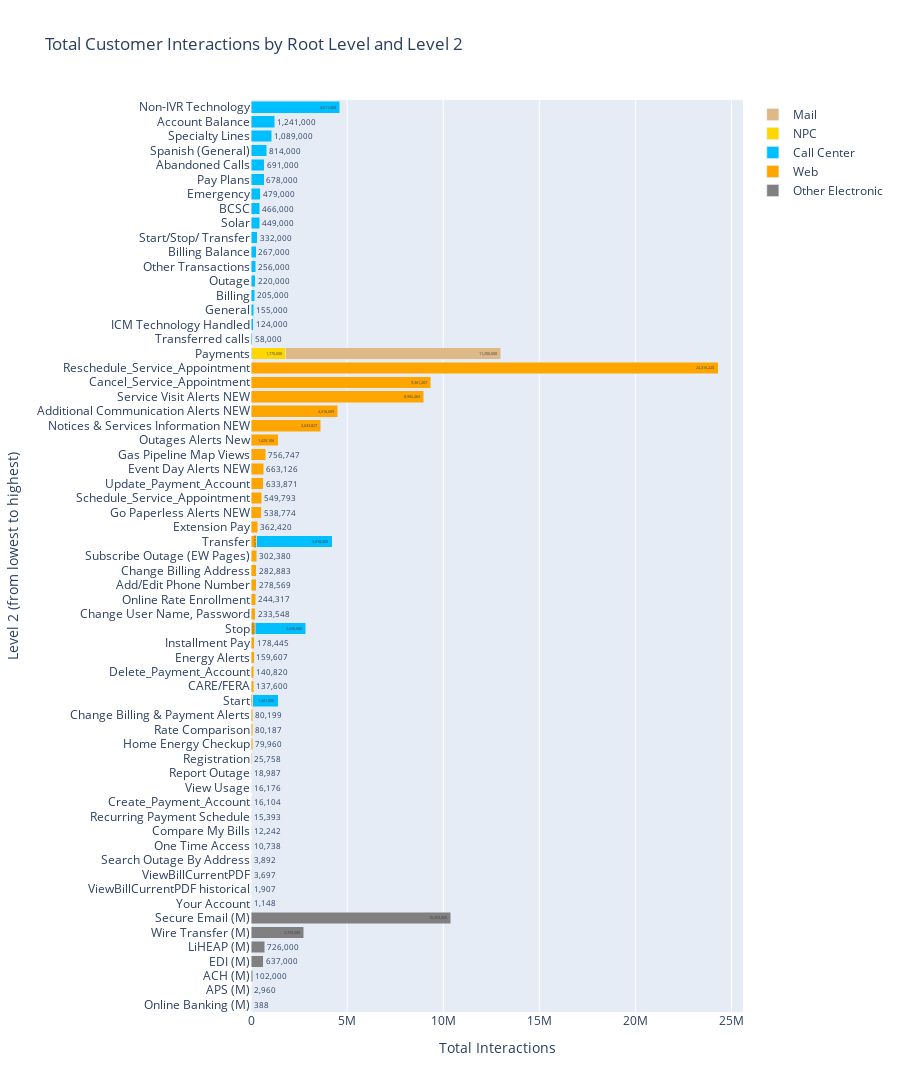

The code cell stored with this chart in its notebook:
### Code cell
import plotly.graph_objs as go
import locale

# Set the locale to use comma separators for thousands
locale.setlocale(locale.LC_ALL, '')

# Group the data by Root Level and Level 2 and sum the values
grouped_data = df.groupby(['Root Level', 'Level 2'])['Value'].sum().reset_index()

# Sort the grouped_data by Value column in descending order
grouped_data = grouped_data.sort_values(by='Value', ascending=True) # Sort by ascending order

# Create a dictionary to map the Root Level to its corresponding color
color_map = {'Web': 'orange', 'Call Center': 'deepskyblue', 'Mail': 'burlywood', 'Other Electronic': 'gray', 'NPC': 'gold'}


# Create a list to store the bar chart traces
bar_traces = []

# Loop through each Root Level and create a stacked bar chart trace for its corresponding Level 2 data
for root_level in grouped_data['Root Level'].unique():
    temp_df = grouped_data[grouped_data['Root Level'] == root_level]
    values = temp_df['Value'].values
    formatted_values = [locale.format_string("%d", val, grouping=True) for val in values] # Format values with comma separators
    y_values = temp_df['Level 2'].values[::-1] # Reverse the order of the values
    bar_trace = go.Bar(
        y=y_values,
        x=values,
        text=formatted_values,
        textposition='auto',
        name=root_level,
        orientation='h',
        marker=dict(color=color_map[root_level])
    )
    bar_traces.append(bar_trace)

# Create the stacked bar chart layout
bar_layout = go.Layout(
    title='Total Customer Interactions by Root Level and Level 2',
    xaxis=dict(title='Total Interactions'),
    yaxis=dict(title='Level 2 (from lowest to highest)'),
    barmode='stack',
    height=2000
)

# Create the stacked bar chart figure
bar_fig_L2 = go.Figure(data=bar_traces, layout=bar_layout)

# Display the stacked bar chart
bar_fig_L2.show()

### Figure 1 — Plotly figure (JSON) as saved in the notebook; plotly's stock layout.template omitted (floating-point values rounded to 4 significant figures)
{"data": [{"marker": {"color": "gray"}, "name": "Other Electronic", "orientation": "h", "text": ["388", "2,960", "102,000", "637,000", "726,000", "2,735,000", "10,393,000"], "textposition": "auto", "type": "bar", "x": [388, 2960, 102000, 637000, 726000, 2735000, 10393000], "y": ["Online Banking (M)", "APS (M)", "ACH (M)", "EDI (M)", "LiHEAP (M)", "Wire Transfer (M)", "Secure Email (M)"]}, {"marker": {"color": "orange"}, "name": "Web", "orientation": "h", "text": ["1,148", "1,907", "3,697", "3,892", "10,738", "12,242", "15,393", "16,104", "16,176", "18,987", "25,758", "79,960", "80,187", "80,199", "83,947", "137,600", "140,820", "159,607", "178,445", "220,049", "233,548", "244,317", "278,569", "282,883", "302,380", "310,259", "362,420", "538,774", "549,793", "633,871", "663,126", "756,747", "1,425,106", "3,633,827", "4,516,009", "8,992,263", "9,361,207", "24,316,220"], "textposition": "auto", "type": "bar", "x": [1148, 1907, 3697, 3892, 10738, 12242, 15393, 16104, 16176, 18987, 25758, 79960, 80187, 80199, 83947, 137600, 140820, 159607, 178445, 220049, 233548, 244317, 278569, 282883, 302380, 310259, 362420, 538774, 549793, 633871, 663126, 756747, 1425106, 3633827, 4516009, 8992263, 9361207, 24316220], "y": ["Your Account", "ViewBillCurrentPDF historical", "ViewBillCurrentPDF", "Search Outage By Address", "One Time Access", "Compare My Bills", "Recurring Payment Schedule", "Create_Payment_Account", "View Usage", "Report Outage", "Registration", "Home Energy Checkup", "Rate Comparison", "Change Billing & Payment Alerts", "Start", "CARE/FERA", "Delete_Payment_Account", "Energy Alerts", "Installment Pay", "Stop", "Change User Name, Password", "Online Rate Enrollment", "Add/Edit Phone Number", "Change Billing Address", "Subscribe Outage (EW Pages)", "Transfer", "Extension Pay", "Go Paperless Alerts NEW", "Schedule_Service_Appointment", "Update_Payment_Account", "Event Day Alerts NEW", "Gas Pipeline Map Views", "Outages Alerts New", "Notices & Services Information NEW", "Additional Communication Alerts NEW", "Service Visit Alerts NEW", "Cancel_Service_Appointment", "Reschedule_Service_Appointment"]}, {"marker": {"color": "deepskyblue"}, "name": "Call Center", "orientation": "h", "text": ["29,000", "58,000", "124,000", "155,000", "205,000", "220,000", "256,000", "267,000", "332,000", "449,000", "466,000", "479,000", "678,000", "691,000", "814,000", "1,089,000", "1,241,000", "1,341,000", "2,630,000", "3,918,000", "4,611,000"], "textposition": "auto", "type": "bar", "x": [29000, 58000, 124000, 155000, 205000, 220000, 256000, 267000, 332000, 449000, 466000, 479000, 678000, 691000, 814000, 1089000, 1241000, 1341000, 2630000, 3918000, 4611000], "y": ["Payments", "Transferred calls", "ICM Technology Handled", "General", "Billing", "Outage", "Other Transactions", "Billing Balance", "Start/Stop/ Transfer", "Solar", "BCSC", "Emergency", "Pay Plans", "Abandoned Calls", "Spanish (General)", "Specialty Lines", "Account Balance", "Start", "Stop", "Transfer", "Non-IVR Technology"]}, {"marker": {"color": "gold"}, "name": "NPC", "orientation": "h", "text": ["1,770,000"], "textposition": "auto", "type": "bar", "x": [1770000], "y": ["Payments"]}, {"marker": {"color": "burlywood"}, "name": "Mail", "orientation": "h", "text": ["11,200,000"], "textposition": "auto", "type": "bar", "x": [11200000], "y": ["Payments"]}], "layout": {"barmode": "stack", "height": 2000, "title": {"text": "Total Customer Interactions by Root Level and Level 2"}, "xaxis": {"title": {"text": "Total Interactions"}}, "yaxis": {"title": {"text": "Level 2 (from lowest to highest)"}}}}
